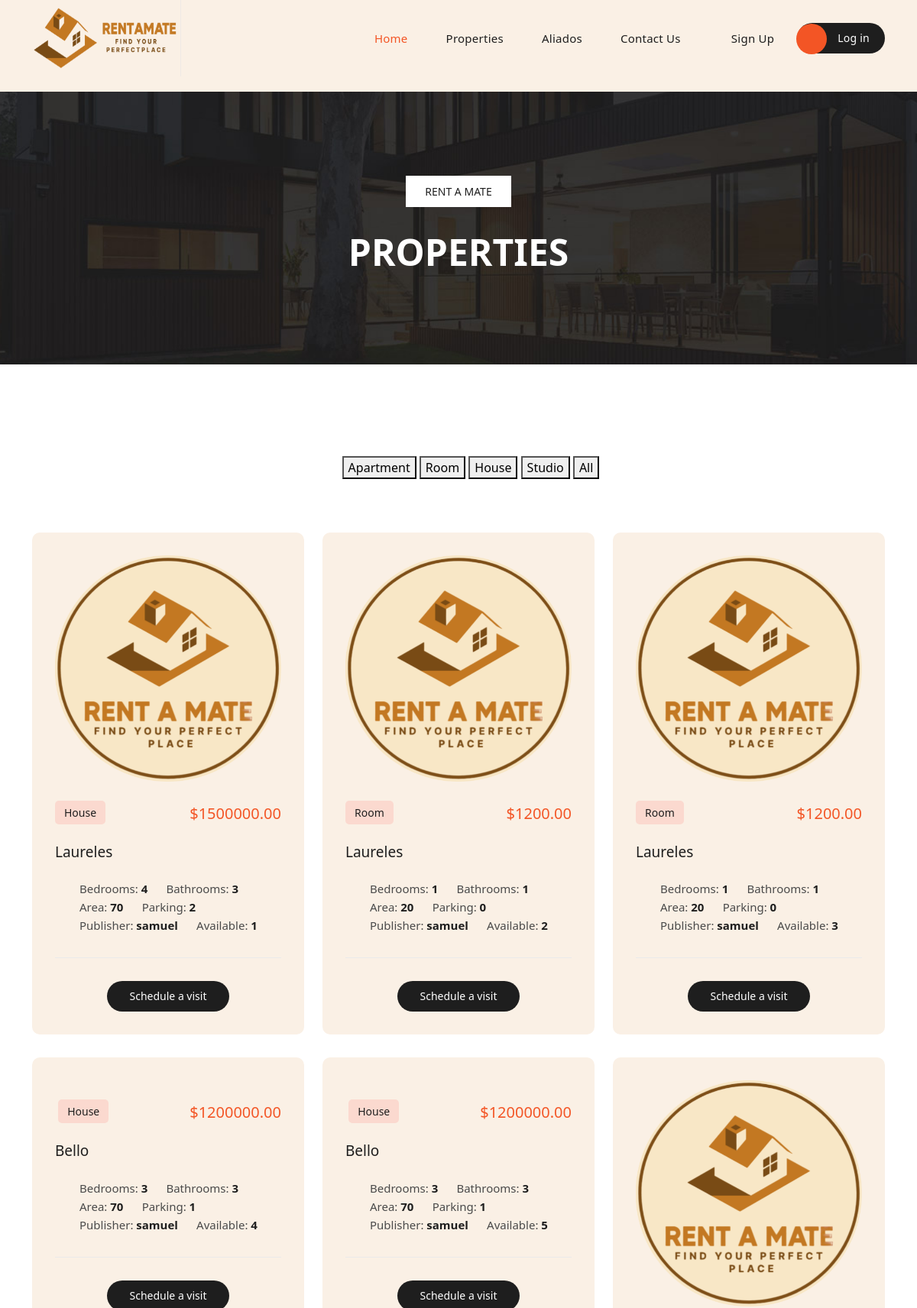
/properties/ (upper part), run on an earlier commit of the app's database.
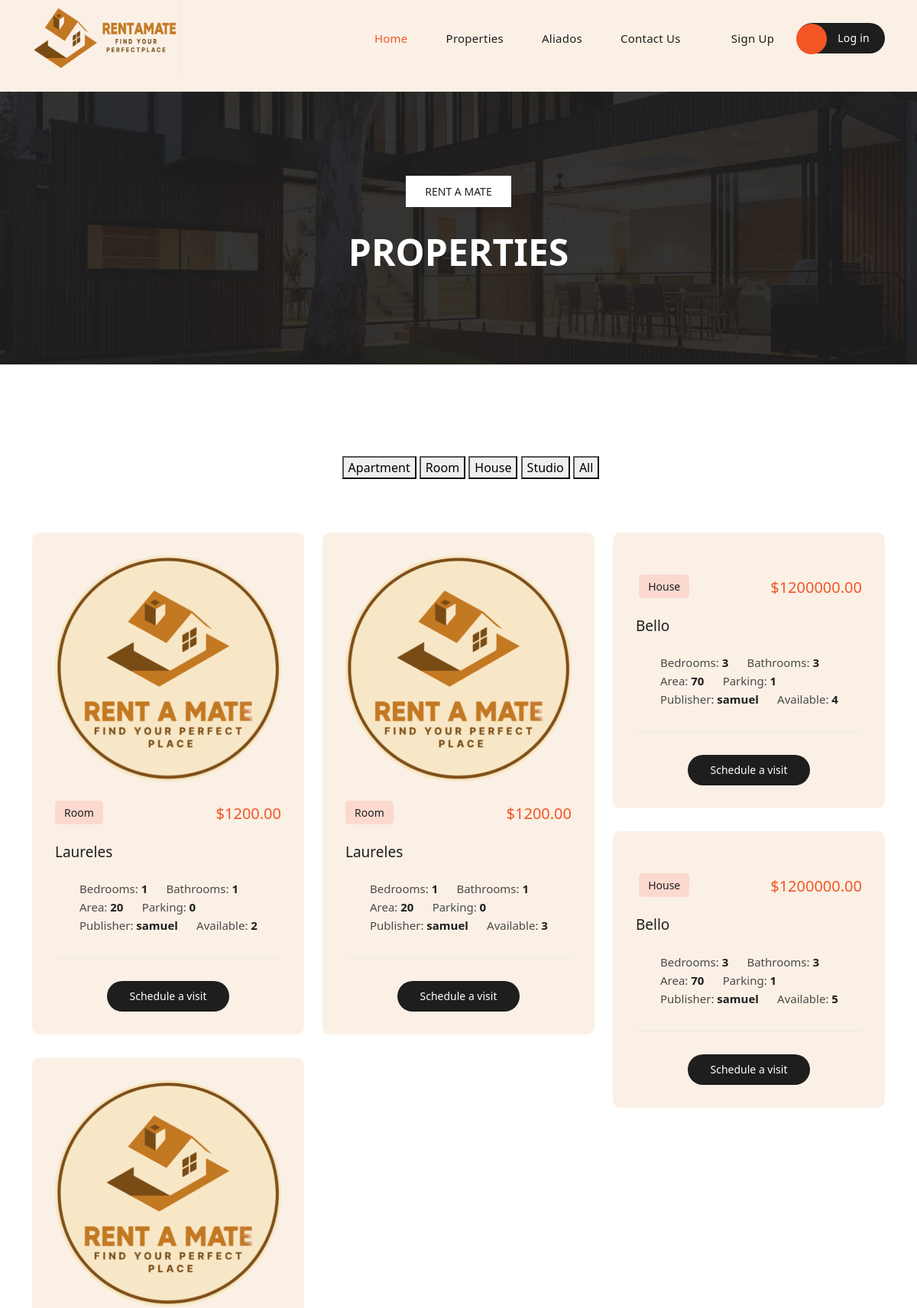
And on a later commit of the database.
### Publication/models.py (models this page shows, shortened)
class Posts(models.Model):
    publisher = models.ForeignKey(User, on_delete=models.CASCADE)
    acommodation = models.ForeignKey(Acommodation, on_delete=models.CASCADE, null=True)
    created_at = models.DateTimeField(auto_now_add=True)
    review = models.ForeignKey('Reviews', on_delete=models.CASCADE, null=True, blank=True)
    avaliability = models.BooleanField(default=True)

### Renters/models.py (models this page shows, shortened)
class Acommodation(models.Model):
    owner = models.ForeignKey(User, on_delete=models.CASCADE)
    title = models.CharField(max_length=100)
    PUBLICATION_CHOICES = [
        ('Apartment', 'Apartment'),
        ('Room', 'Room'),
        ('Studio', 'Studio'),
        ('House', 'House'),
    ]
    typo = models.CharField(max_length=10, choices=PUBLICATION_CHOICES)
    description = models.TextField()
    price = models.DecimalField(max_digits=10, decimal_places=2)
    location = models.CharField(max_length=100)
    bedrooms = models.IntegerField()
    bathrooms = models.IntegerField()
    parking_slots = models.IntegerField()
    area_m2 = models.IntegerField()
    image = models.ImageField(upload_to='static/media/Utility/Public/apartment_images-uploaded/')
    times_rented = models.IntegerField(default=0)
    created_at = models.DateTimeField(auto_now_add=True)

### Property/views.py (the view)
# urls.py: path("properties/", propViews.property_list_view, name="all-posts"),
def property_list_view(request, filter_type=None):
    if filter_type == "Apartment":
        posts = Posts.objects.filter(acommodation.typo=="Apartment")
    elif filter_type == "Room":
        posts = Posts.objects.filter(acommodation.typo=="Room")
    elif filter_type == "House":
        posts = Posts.objects.filter(acommodation.typo=="House")
    elif filter_type == "Studio":
        posts = Posts.objects.filter(acommodation.typo=="Studio")
    else:
        posts = Posts.objects.all()
    paginator = Paginator(posts, 9)
    page_number = request.GET.get('page')
    page_obj = paginator.get_page(page_number)
    return render(request, 'properties.html', {'posts': posts, 'page_obj':page_obj})

### Property/templates/properties.html (shortened to what this page needs)
{% extends "base.html" %}
{% load static %}
{% block content %}
  <div class="page-heading header-text" style="background-image: url('{% static 'media/CoreMedia/Bg/page-heading-bg.jpg' %}')">
    <div class="container">
      <div class="row">
        <div class="col-lg-12">
          <span class="breadcrumb"><a href="#">Rent A Mate</a></span>
          <h3>Properties</h3>
        </div>
      </div>
    </div>
  </div>
  <div class="section properties">
    <div class="container">
      <ul class="properties-filter">
        <button onclick="location.href='{% url 'filter_posts' 'Apartment' %}'">Apartment</button>
        <button onclick="location.href='{% url 'filter_posts' 'Room' %}'">Room</button>
        <button onclick="location.href='{% url 'filter_posts' 'House' %}'">House</button>
        <button onclick="location.href='{% url 'filter_posts' 'Studio' %}'">Studio</button>
        <button onclick="location.href='{% url 'all-posts' %}'">All</button>
      </ul>
      <div class="row properties-box">
        {% for post in posts %}
          {% if post.avaliability %}
            <div class="col-lg-4 col-md-6 align-self-center mb-30 properties-items col-md-6 adv">
              <div class="item" style="background-color: #faf0e5">
                <a href="/login"><img src="{{ post.acommodation.image.url }}" alt=""></a>
                <span class="category">{{ post.acommodation.typo }}</span>
                <h6>${{ post.acommodation.price }}</h6>
                <h4><a href="/login">{{ post.acommodation.location }}</a></h4>
                <ul>
                  <li>Bedrooms: <span>{{ post.acommodation.bedrooms }}</span></li>
                  <li>Bathrooms: <span>{{ post.acommodation.bathrooms }}</span></li>
                  <li>Area: <span>{{ post.acommodation.area_m2 }}</span></li>
                  <li>Parking: <span>{{ post.acommodation.parking_slots }}</span></li>
                  <li>Publisher: <span>{{ post.publisher }}</span></li>
                  <li>Available: <span>{{ post.id }}</span></li>
                </ul>
                <div class="main-button">
                  <a href="/post/{{ post.id }}/">Schedule a visit</a>
                </div>
              </div>
            </div>
          {% endif %}
        {% endfor %}
      </div>
    </div>
  </div>
{% endblock content %}

What changed in the data, as far as the page shows it:
no longer on this page (row edited): Posts: acommodation.image (picture), acommodation.typo "House", acommodation.price "1500000.00", acommodation.location "Laureles", acommodation.bedrooms "4", acommodation.bathrooms "3", acommodation.area_m2 "70", acommodation.parking_slots "2", publisher "samuel", id "1"
